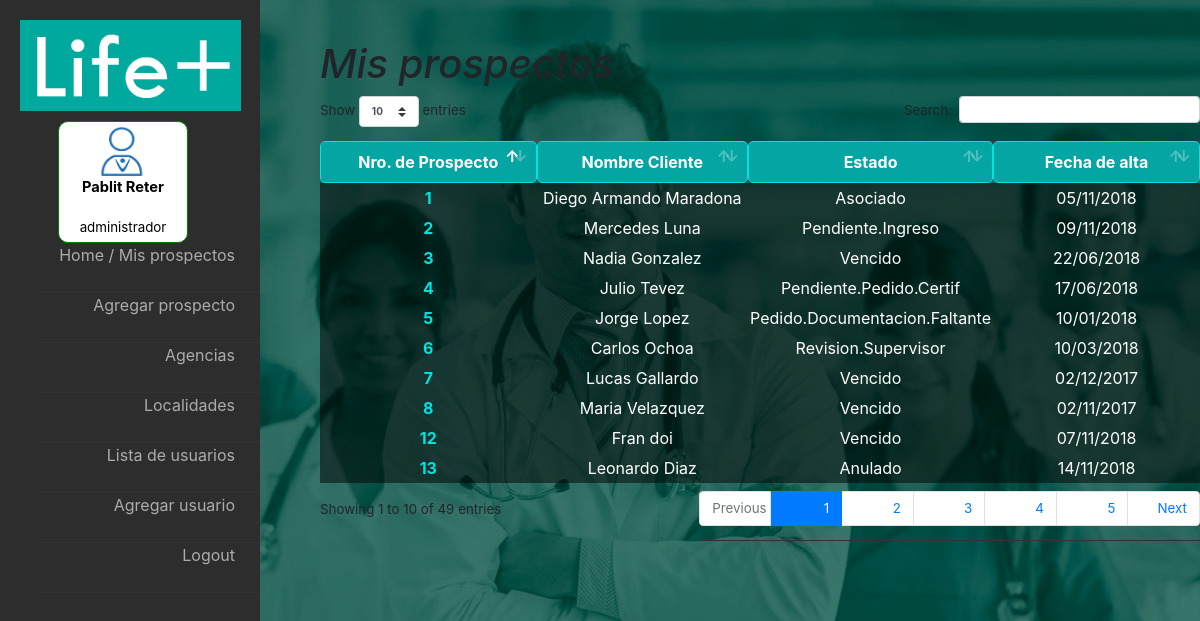
The page /controllers/verprospectos.php (signed in) on the database its author committed.
### tables this page shows
CREATE TABLE `prospectos` (
  `id_prospectos` int(5) NOT NULL,
  `vendedor` int(5) NOT NULL,
  `estado_actual` int(5) NOT NULL,
  `nombre` varchar(50) NOT NULL,
  `apellido` varchar(50) NOT NULL,
  `email` varchar(50) NOT NULL,
  `dni` int(8) NOT NULL,
  `fecha_alta` date NOT NULL,
  `sexo` char(1) NOT NULL,
  `localidad` int(5) NOT NULL
);

CREATE TABLE `estados` (
  `id_estado` int(5) NOT NULL,
  `nombre` varchar(50) NOT NULL
);

### fw/View.php (called while the page is built)
<?php
abstract class View {
	public function render() {
		include '../html/'.get_class($this).'.php';
	}
}

### controllers/verprospectos.php (called while the page is built, shortened)
<?php
require '../views/ListaProspectos.php';
$e = new Prospectos;
$todos = $e->getByUser($_SESSION['id_usuario'], $_SESSION['id_rol'], $_SESSION['id_agencia']);
$v = new ListaProspectos;
$v->prospectos = $todos;
$v->render();

### fw/Database.php (called while the page is built, shortened)
<?php
class Database {
	private $res;
	private $cn = false;
	private static $instance = false;
	public static function getInstance() {
		if(! self::$instance) self::$instance = new Database;
		return self::$instance;
	}
	private function connectIfNotConnected() {
		if(!$this->cn)
		$this->cn = mysqli_connect("localhost","root","","life_plus");
	}
	public function query($q) {
		$this->res = mysqli_query($this->cn,$q);
	}
	public function fetch() {
		return mysqli_fetch_assoc($this->res);
	}
	public function fetchAll() {
		$aux = array();
		while($fila = $this->fetch()) $aux[] = $fila;
		return $aux;
	}
}

### fw/Model.php (called while the page is built, shortened)
<?php
abstract class Model {
	public function __construct() {
		$this->db = Database::getInstance();
	}
}

### models/Prospectos.php (called while the page is built, shortened)
<?php
class Prospectos extends Model {
	public function getTodos() {
		$this->db->query("SELECT p.id_prospectos as id_prospectos, p.nombre as nombre, p.apellido as apellido, e.nombre as estado,DATE_FORMAT(p.fecha_alta,
			'%d/%m/%Y') as fecha_alta from prospectos p LEFT JOIN estados e ON p.estado_actual =e.id_estado ORDER BY p.fecha_alta DESC");
		return $this->db->fetchAll();
	}
	public function getByUser($id_usuario, $id_rol, $id_agencia){
		if($id_rol==1 OR $id_rol==5) return $this->getTodos();
	}
}

### html/ListaProspectos.php (the view)
<?php
	if($_SESSION['id_rol'] != 1)
		include("../html/LeftMenuBase.php");
	else
		include("../html/LeftMenuAdmin.php");
 ?>
		<div id="tabla" >
			<h1>Mis prospectos</h1>
			<table id="table_id" class="display" cellpadding="0" cellspacing="0">
				<thead id="cabecera_tabla">
					<th>Nro. de Prospecto</th>
					<th>Nombre Cliente</th>
					<th>Estado</th>
					<th>Fecha de alta</th>
				</thead>
				<tbody>
					<?php foreach($this->prospectos as $p){ ?>
					<tr>
					<td> <a href=<?="../controllers/verprospecto.php?num_prosp=".$p['id_prospectos']?>><?=$p['id_prospectos']?></a></td>
					<td><?= $p['nombre'] ?> <?= $p['apellido'] ?></td>
					<td><?= $p['estado'] ?></td>
					<td><?= $p['fecha_alta'] ?></td>
					</tr>
					<?php } ?>
				</tbody>
			</table>
		</div>
	</div>
</body>
</html>

### css/stylehome.css (style rules this page uses)
h1 { font-style: normal; font-style: oblique; color:white; }
th { color: white; }
td a { color: #00E3E0; font-weight: bold; text-decoration-line: none; }
body { object-position: : center; font-family: arial; background: url("fondo.jpg") no-repeat center; background-attachment: fixed; background-size: cover; height: 100vh; }
#tabla { margin-left: 320px; margin-top: 40px; font-size: 10pt; }
#tabla th { width: 181px; color:white; background: #04A5A3; padding: 8px 2rem; border: 1px solid #00E3E0; transition: 0.2s; font-size: 16px; border-radius: 5px; }
#tabla tr { text-align: center; width: 100px; height: 30px; color:lightgrey; background: rgba(0, 0, 0, .5); padding: 8px 2rem; transition: 0.2s; font-size: 16px; }
td { color: white; box-sizing: border-box; border-color: aqua; text-align: center; }

### rows shown on the page
prospectos: id_prospectos "13", nombre "Leonardo", apellido "Diaz", estado_actual.nombre "Anulado", fecha_alta "14/11/2018"
prospectos: id_prospectos "2", nombre "Mercedes", apellido "Luna", estado_actual.nombre "Pendiente.Ingreso", fecha_alta "09/11/2018"
prospectos: id_prospectos "12", nombre "Fran", apellido "doi", estado_actual.nombre "Vencido", fecha_alta "07/11/2018"
prospectos: id_prospectos "1", nombre "Diego Armando", apellido "Maradona", estado_actual.nombre "Asociado", fecha_alta "05/11/2018"
prospectos: id_prospectos "3", nombre "Nadia", apellido "Gonzalez", estado_actual.nombre "Vencido", fecha_alta "22/06/2018"
prospectos: id_prospectos "4", nombre "Julio", apellido "Tevez", estado_actual.nombre "Pendiente.Pedido.Certif", fecha_alta "17/06/2018"
prospectos: id_prospectos "6", nombre "Carlos", apellido "Ochoa", estado_actual.nombre "Revision.Supervisor", fecha_alta "10/03/2018"
prospectos: id_prospectos "5", nombre "Jorge", apellido "Lopez", estado_actual.nombre "Pedido.Documentacion.Faltante", fecha_alta "10/01/2018"
prospectos: id_prospectos "7", nombre "Lucas", apellido "Gallardo", estado_actual.nombre "Vencido", fecha_alta "02/12/2017"
prospectos: id_prospectos "8", nombre "Maria", apellido "Velazquez", estado_actual.nombre "Vencido", fecha_alta "02/11/2017"

### other values the page prints
$_SESSION['nombre_legajo'] "Pablit"
$_SESSION['apellido_legajo'] "Reter"
$_SESSION['nombre_rol'] "administrador"
